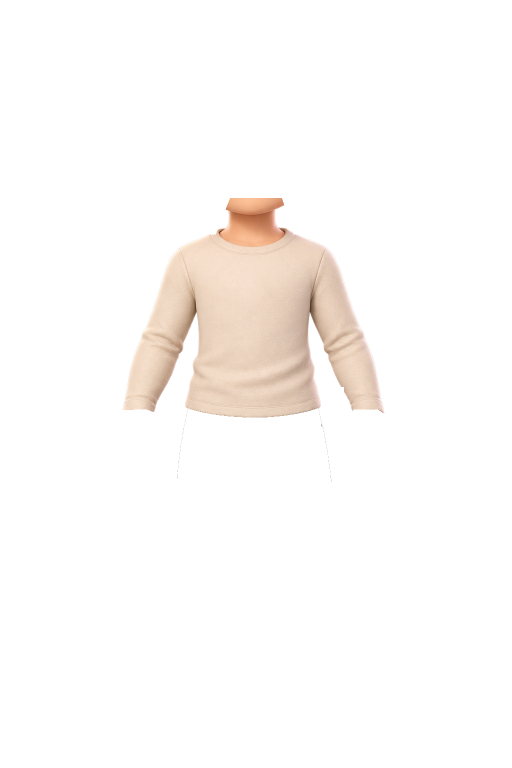
#> input picture scripts/art-sources/neck-repair/before/body-upper.webp, 1024 x 1536 px (shown at 1/2 size)
$ python -i mount-doll-accessories.py   (imports and definitions only)
#> lines starting #> are read from the running program, lines starting #| are printed output that depends on the picture
"""Register isolated accessory artwork on the fixed paper-doll rig.

This pass writes the complete accessory set (twelve necklaces plus thirteen
wand and thirteen broom products, including starter layers) plus its manifest.
The anatomical rig helpers remain in this module for the other registration
scripts, but ``main`` deliberately does not call them: body, hands and trouser
layers are owned by their respective generators.

An alternate source set is always isolated with ``--design-dir
--output-dir --qa-dir``.  All field-wardrobe products use the same canonical
fit table in either output mode; alternate output is only a write-safety and
QA boundary.
"""
import argparse
from pathlib import Path
import hashlib
import json
import math

from PIL import Image, ImageDraw
import numpy as np

ROOT = Path(__file__).resolve().parents[1]
DOLL = ROOT / "assets" / "doll"
PUBLISHED_OUT = DOLL / "rigged"
OUT = PUBLISHED_OUT
DEFAULT_DESIGNS = ROOT / "scripts" / "art-sources" / "field-wardrobe" / "designs"
DESIGN_DIR = DEFAULT_DESIGNS
QA_DIR = Path("/tmp/paper-doll-qa")
CANDIDATE_MODE = False
SIZE = (1024, 1536)

# The closed viewer-left fist is the wand hand.  The cuff/wrist seam is above
# the authored thumb/index webbing; this point is measured from the bare fist
# and checked against every existing glove layer.  The foreground split ends
# here; pixels on the lower-handle side remain in the back layer.
WAND_TARGET = (289, 884)
WAND_OPENING_BOUNDS = (270, 862, 312, 898)
# Brooms are back-layer props.  Their lengths are increased uniformly below;
# this is the requested high handle corridor before per-source viewport fitting.
BROOM_HANDLE_TIP = (840, 260)
BROOM_LENGTH_SCALE = 1.25
BROOM_VIEWPORT_MARGIN = 6
BROOM_RENDER_PADDING = 512
NECK_ELLIPSE = (460, 396, 570, 469)

# Fractions are measured on the actual field-wardrobe source artwork before
# any orientation correction. ``sourceGripAnchor`` is inside the graspable
# handle, not its upper boundary or the wrist.  The field products are all
# authored upright with the handle at the bottom, so this canonical table has
# no product-specific 180-degree turns.
WAND_FITS = {
    "wand-01": {"sourceGripAnchor": [0.50, 0.86], "rotateSource": 0, "rotationDegrees": 45, "height": 400},
    "wand-02": {"sourceGripAnchor": [0.50, 0.86], "rotateSource": 0, "rotationDegrees": 45, "height": 400},
    "wand-03": {"sourceGripAnchor": [0.50, 0.84], "rotateSource": 0, "rotationDegrees": 45, "height": 400},
    "wand-04": {"sourceGripAnchor": [0.50, 0.86], "rotateSource": 0, "rotationDegrees": 45, "height": 400},
    "wand-05": {"sourceGripAnchor": [0.50, 0.86], "rotateSource": 0, "rotationDegrees": 45, "height": 400},
    "wand-06": {"sourceGripAnchor": [0.50, 0.86], "rotateSource": 0, "rotationDegrees": 45, "height": 400},
    "wand-07": {"sourceGripAnchor": [0.50, 0.88], "rotateSource": 0, "rotationDegrees": 45, "height": 400},
    "wand-08": {"sourceGripAnchor": [0.50, 0.84], "rotateSource": 0, "rotationDegrees": 45, "height": 400},
    "wand-09": {"sourceGripAnchor": [0.50, 0.87], "rotateSource": 0, "rotationDegrees": 45, "height": 400},
    "wand-10": {"sourceGripAnchor": [0.50, 0.87], "rotateSource": 0, "rotationDegrees": 45, "height": 400},
    "wand-11": {"sourceGripAnchor": [0.50, 0.88], "rotateSource": 0, "rotationDegrees": 45, "height": 400},
    "wand-12": {"sourceGripAnchor": [0.50, 0.88], "rotateSource": 0, "rotationDegrees": 45, "height": 400},
    "wand-base": {"sourceGripAnchor": [0.50, 0.90], "rotateSource": 0, "rotationDegrees": 45, "height": 310},
}

# Broom junctions were read from each source's handle/bristle transition.  A
# broom has no hand-width constraint: its whole product is scaled uniformly and
# retained as a back-carry prop.  ``handleShape`` records the visible curve
# family for downstream QA/debugging, not a synthetic fallback geometry.
BROOM_FITS = {
    "broom-01": {"sourceJunctionAnchor": [0.50, 0.708], "handleShape": "straight-wood", "rotationDegrees": -30, "height": 1120},
    "broom-02": {"sourceJunctionAnchor": [0.50, 0.610], "handleShape": "bundled-reed", "rotationDegrees": -30, "height": 1120},
    "broom-03": {"sourceJunctionAnchor": [0.50, 0.584], "handleShape": "banded-wood", "rotationDegrees": -30, "height": 1120},
    "broom-04": {"sourceJunctionAnchor": [0.50, 0.713], "handleShape": "wide-band-reinforced", "rotationDegrees": -30, "height": 1120},
    "broom-05": {"sourceJunctionAnchor": [0.50, 0.592], "handleShape": "bent-wood", "rotationDegrees": -30, "height": 1120},
    "broom-06": {"sourceJunctionAnchor": [0.50, 0.593], "handleShape": "metal-collar", "rotationDegrees": -30, "height": 1120},
    "broom-07": {"sourceJunctionAnchor": [0.50, 0.690], "handleShape": "carved-wood", "rotationDegrees": -30, "height": 1120},
    "broom-08": {"sourceJunctionAnchor": [0.50, 0.504], "handleShape": "triangular-braced", "rotationDegrees": -30, "height": 1120},
    "broom-09": {"sourceJunctionAnchor": [0.50, 0.660], "handleShape": "metal-collared", "rotationDegrees": -30, "height": 1120},
    "broom-10": {"sourceJunctionAnchor": [0.50, 0.557], "handleShape": "wrapped-collar", "rotationDegrees": -30, "height": 1120},
    "broom-11": {"sourceJunctionAnchor": [0.50, 0.670], "handleShape": "sleeved-shaft", "rotationDegrees": -30, "height": 1120},
    "broom-12": {"sourceJunctionAnchor": [0.50, 0.638], "handleShape": "reinforced-head", "rotationDegrees": -30, "height": 1120},
    "broom-base": {"sourceJunctionAnchor": [0.50, 0.620], "handleShape": "curved-starter", "rotationDegrees": -43, "height": 1080},
}

# Necklace scale/placement is explicit so chokers and broad collars are not
# forced through the tall-pendant ratio.  rearArcClipY is the lower edge of
# the *rear* upper arc; pixels below it belong to the visible front chain or
# pendant and are never removed by this mask.
NECKLACE_FITS = {
    "necklace-01": {"width": 156, "top": 397, "rearArcClipY": 451},
    "necklace-02": {"width": 160, "top": 397, "rearArcClipY": 451},
    "necklace-03": {"width": 156, "top": 397, "rearArcClipY": 451},
    "necklace-04": {"width": 142, "top": 397, "rearArcClipY": 446},
    "necklace-05": {"width": 174, "top": 397, "rearArcClipY": 449},
    "necklace-06": {"width": 174, "top": 397, "rearArcClipY": 450},
    "necklace-07": {"width": 176, "top": 397, "rearArcClipY": 450},
    # Ribbon choker: hide only the top/back strip; preserve its front band.
    "necklace-08": {"width": 190, "top": 397, "rearArcClipY": 419},
    "necklace-09": {"width": 184, "top": 397, "rearArcClipY": 451},
    # A rigid collar has no loose rear chain, but its upper inner tips still
    # pass behind the neck ellipse.
    "necklace-10": {"width": 220, "top": 397, "rearArcClipY": 424},
    "necklace-11": {"width": 194, "top": 397, "rearArcClipY": 449},
    "necklace-12": {"width": 204, "top": 397, "rearArcClipY": 451},
}


def clean(image):
    """Remove insignificant alpha fringe without repainting source pixels."""
    a = np.asarray(image.convert("RGBA")).copy()
    a[:, :, 3][a[:, :, 3] < 10] = 0
    return Image.fromarray(a)


def trim(image):
    image = clean(image)
    box = image.getchannel("A").point(lambda p: 255 if p > 40 else 0).getbbox()
    if not box:
        raise ValueError("Empty source accessory")
    return image.crop(box)


# [71 lines left out: functions _alpha_edge_point, _rotate_vector, _place_and_rotate, _place_and_rotate_padded, _padded_bbox, _viewport_offset, not called in this run]


def _crop_padded(image, pad):
    return clean(image.crop((pad, pad, pad + SIZE[0], pad + SIZE[1])))


# [96 lines left out: functions _split_wand_layers, _orient_and_resize, not called in this run]


_WAND_BODY_MASK = None


# [233 lines left out: functions _wand_forearm_overlap, mount_wand, mount_broom, _neck_occlude, mount_necklace, mount, not called in this run]


def save(image, path):
    clean(image).save(path, format="WEBP", lossless=True, method=6)


# [167 lines left out: functions _preview_layers, _composite, _compose_wand, _thumbnail, make_qa, _path_label, not called in this run]


def _inside(path, root):
    path, root = Path(path).resolve(), Path(root).resolve()
    return path == root or root in path.parents


# [184 lines left out: functions configure_paths, _candidate_ids, _source_for, main, not called in this run]


# [2 lines not run here, left out]

>>> from PIL import Image
>>> picture = Image.open('art-sources/neck-repair/before/body-upper.webp')
#> picture is the input picture: PIL image 1024x1536 RGBA; mean R, G, B, A 54.8, 47.8, 42.8, 22.9
>>> result = trim(picture)
#> in trim, `box = image.getchannel("A").point(lambda p: 255 if p > 40 else 0).getb..`: box = (245, 396, 769, 963)
#> in trim, `return image.crop(box)`:
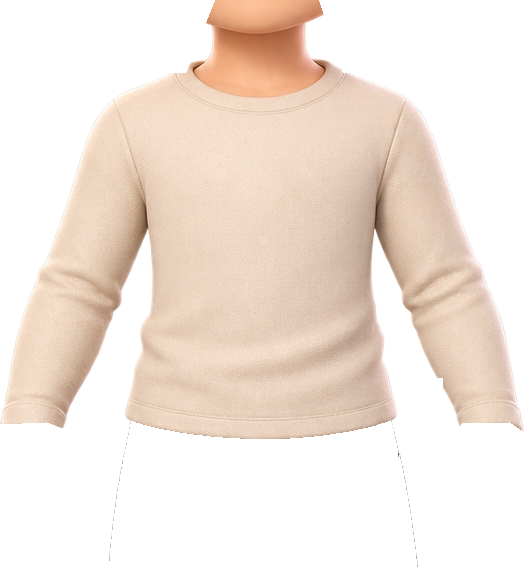
#> returned value: PIL image 524x567 RGBA; mean R, G, B, A 182.1, 158, 140.2, 121.1; transparent parts drawn white
